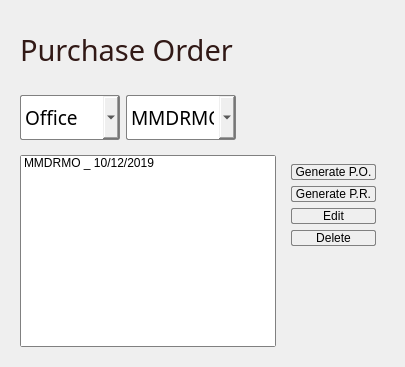
      <widget class="QWidget" name="tab_6">
       <attribute name="title">
        <string>Purchase Order</string>
       </attribute>
       <layout class="QVBoxLayout" name="verticalLayout_9">
        <item>
         <widget class="QWidget" name="widget_21" native="true">
          <property name="minimumSize">
           <size>
            <width>0</width>
            <height>30</height>
           </size>
          </property>
          <layout class="QGridLayout" name="gridLayout_6">
           <item row="2" column="0">
            <widget class="QListWidget" name="po_list">
             <property name="styleSheet">
              <string notr="true">
border : 1 solid gray;
border-radius:  2;
font: 25 11pt &quot;Segoe UI Light&quot;;</string>
             </property>
             <item>
              <property name="text">
               <string>MMDRMO _ 10/12/2019</string>
              </property>
             </item>
            </widget>
           </item>
           <item row="0" column="0">
            <widget class="QWidget" name="widget_26" native="true">
             <property name="minimumSize">
              <size>
               <width>0</width>
               <height>60</height>
              </size>
             </property>
             <layout class="QVBoxLayout" name="verticalLayout_5">
              <property name="spacing">
               <number>0</number>
              </property>
              <property name="leftMargin">
               <number>0</number>
              </property>
              <item>
               <widget class="QLabel" name="label_4">
                <property name="font">
                 <font>
                  <family>Segoe UI Light</family>
                  <pointsize>22</pointsize>
                 </font>
                </property>
                <property name="styleSheet">
                 <string notr="true">color: rgb(49, 25, 22);</string>
                </property>
                <property name="text">
                 <string>Purchase Order</string>
                </property>
                <property name="alignment">
                 <set>Qt::AlignLeading|Qt::AlignLeft|Qt::AlignVCenter</set>
                </property>
               </widget>
              </item>
             </layout>
            </widget>
           </item>
           <item row="1" column="0">
            <widget class="QWidget" name="widget_27" native="true">
             <property name="minimumSize">
              <size>
               <width>0</width>
               <height>57</height>
              </size>
             </property>
             <property name="maximumSize">
              <size>
               <width>16777215</width>
               <height>81</height>
              </size>
             </property>
             <layout class="QHBoxLayout" name="horizontalLayout_3">
              <property name="leftMargin">
               <number>0</number>
              </property>
              <property name="rightMargin">
               <number>0</number>
              </property>
              <item>
               <widget class="QComboBox" name="po_type">
                <property name="minimumSize">
                 <size>
                  <width>100</width>
                  <height>45</height>
                 </size>
                </property>
                <property name="maximumSize">
                 <size>
                  <width>200</width>
                  <height>45</height>
                 </size>
                </property>
                <property name="font">
                 <font>
                  <family>Segoe UI Light</family>
                  <pointsize>14</pointsize>
                  <weight>3</weight>
                  <italic>false</italic>
                  <bold>false</bold>
                 </font>
                </property>
                <property name="styleSheet">
                 <string notr="true">
border : 1 solid gray;
border-radius:  2;
font: 25 14pt &quot;Segoe UI Light&quot;;</string>
                </property>
                <item>
                 <property name="text">
                  <string>Office</string>
                 </property>
                </item>
                <item>
                 <property name="text">
                  <string>Hospital</string>
                 </property>
                </item>
                <item>
                 <property name="text">
                  <string>Others</string>
                 </property>
                </item>
               </widget>
              </item>
              <item>
               <widget class="QComboBox" name="po_name">
                <property name="minimumSize">
                 <size>
                  <width>100</width>
                  <height>45</height>
                 </size>
                </property>
                <property name="maximumSize">
                 <size>
                  <width>200</width>
                  <height>45</height>
                 </size>
                </property>
                <property name="font">
                 <font>
                  <family>Segoe UI Light</family>
                  <pointsize>14</pointsize>
                  <weight>3</weight>
                  <italic>false</italic>
                  <bold>false</bold>
                 </font>
                </property>
                <property name="styleSheet">
                 <string notr="true">
border : 1 solid gray;
border-radius:  2;
font: 25 14pt &quot;Segoe UI Light&quot;;</string>
                </property>
                <item>
                 <property name="text">
                  <string>MMDRMO</string>
                 </property>
                </item>
               </widget>
              </item>
              <item>
               <widget class="QWidget" name="widget_28" native="true">
                <layout class="QVBoxLayout" name="verticalLayout_7"/>
               </widget>
              </item>
             </layout>
            </widget>
           </item>
           <item row="2" column="1">
            <widget class="QWidget" name="widget_29" native="true">
             <layout class="QVBoxLayout" name="verticalLayout_8">
              <item>
               <widget class="QPushButton" name="po_generate_po">
                <property name="styleSheet">
                 <string notr="true">
border : 1 solid gray;
border-radius:  2;
font: 25 11pt &quot;Segoe UI Light&quot;;</string>
                </property>
                <property name="text">
                 <string> Generate P.O. </string>
                </property>
               </widget>
              </item>
              <item>
               <widget class="QPushButton" name="po_generate_pr">
                <property name="styleSheet">
                 <string notr="true">
border : 1 solid gray;
border-radius:  2;
font: 25 11pt &quot;Segoe UI Light&quot;;</string>
                </property>
                <property name="text">
                 <string>Generate P.R.</string>
                </property>
               </widget>
              </item>
              <item>
               <widget class="QPushButton" name="po_edit">
                <property name="styleSheet">
                 <string notr="true">
border : 1 solid gray;
border-radius:  2;
font: 25 11pt &quot;Segoe UI Light&quot;;</string>
                </property>
                <property name="text">
                 <string>Edit</string>
                </property>
               </widget>
              </item>
              <item>
               <widget class="QPushButton" name="po_delete">
                <property name="styleSheet">
                 <string notr="true">
border : 1 solid gray;
border-radius:  2;
font: 25 11pt &quot;Segoe UI Light&quot;;</string>
                </property>
                <property name="text">
                 <string>Delete</string>
                </property>
               </widget>
              </item>
              <item>
               <widget class="QWidget" name="widget_30" native="true"/>
              </item>
             </layout>
            </widget>
           </item>
          </layout>
         </widget>
        </item>
       </layout>
      </widget>
